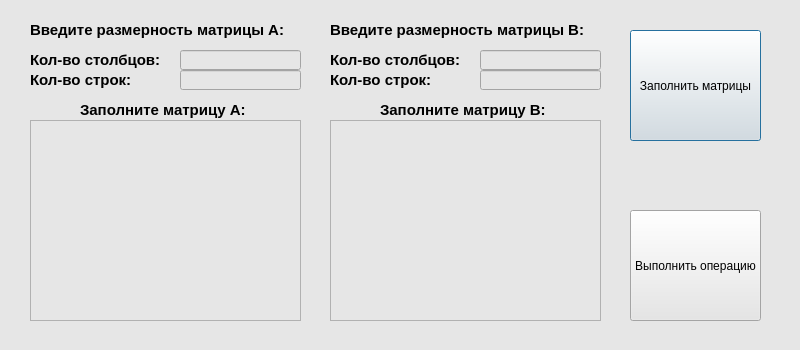
<?xml version="1.0" encoding="UTF-8"?>
<ui version="4.0">
 <class>Dialog</class>
 <widget class="QDialog" name="Dialog">
  <property name="geometry">
   <rect>
    <x>0</x>
    <y>0</y>
    <width>800</width>
    <height>350</height>
   </rect>
  </property>
  <property name="minimumSize">
   <size>
    <width>800</width>
    <height>350</height>
   </size>
  </property>
  <property name="maximumSize">
   <size>
    <width>800</width>
    <height>350</height>
   </size>
  </property>
  <property name="windowTitle">
   <string>Ошибка</string>
  </property>
  <property name="styleSheet">
   <string notr="true">background-color: rgb(230, 230, 230);</string>
  </property>
  <widget class="QLabel" name="title_A">
   <property name="geometry">
    <rect>
     <x>80</x>
     <y>100</y>
     <width>171</width>
     <height>20</height>
    </rect>
   </property>
   <property name="font">
    <font>
     <family>MS Shell Dlg 2</family>
     <pointsize>11</pointsize>
     <weight>75</weight>
     <bold>true</bold>
    </font>
   </property>
   <property name="text">
    <string>Заполните матрицу A:</string>
   </property>
  </widget>
  <widget class="QTableWidget" name="tableWidget">
   <property name="geometry">
    <rect>
     <x>30</x>
     <y>120</y>
     <width>271</width>
     <height>201</height>
    </rect>
   </property>
  </widget>
  <widget class="QLineEdit" name="columns">
   <property name="geometry">
    <rect>
     <x>180</x>
     <y>50</y>
     <width>121</width>
     <height>20</height>
    </rect>
   </property>
  </widget>
  <widget class="QLabel" name="title_A_3">
   <property name="geometry">
    <rect>
     <x>30</x>
     <y>20</y>
     <width>271</width>
     <height>20</height>
    </rect>
   </property>
   <property name="font">
    <font>
     <family>MS Shell Dlg 2</family>
     <pointsize>11</pointsize>
     <weight>75</weight>
     <bold>true</bold>
    </font>
   </property>
   <property name="text">
    <string>Введите размерность матрицы A:</string>
   </property>
  </widget>
  <widget class="QLabel" name="title_A_4">
   <property name="geometry">
    <rect>
     <x>30</x>
     <y>50</y>
     <width>141</width>
     <height>20</height>
    </rect>
   </property>
   <property name="font">
    <font>
     <family>MS Shell Dlg 2</family>
     <pointsize>11</pointsize>
     <weight>75</weight>
     <bold>true</bold>
    </font>
   </property>
   <property name="text">
    <string>Кол-во столбцов:</string>
   </property>
  </widget>
  <widget class="QLabel" name="title_A_5">
   <property name="geometry">
    <rect>
     <x>30</x>
     <y>70</y>
     <width>111</width>
     <height>20</height>
    </rect>
   </property>
   <property name="font">
    <font>
     <family>MS Shell Dlg 2</family>
     <pointsize>11</pointsize>
     <weight>75</weight>
     <bold>true</bold>
    </font>
   </property>
   <property name="text">
    <string>Кол-во строк:</string>
   </property>
  </widget>
  <widget class="QLineEdit" name="lines">
   <property name="geometry">
    <rect>
     <x>180</x>
     <y>70</y>
     <width>121</width>
     <height>20</height>
    </rect>
   </property>
  </widget>
  <widget class="QPushButton" name="pushButton">
   <property name="geometry">
    <rect>
     <x>630</x>
     <y>30</y>
     <width>131</width>
     <height>111</height>
    </rect>
   </property>
   <property name="text">
    <string>Заполнить матрицы</string>
   </property>
  </widget>
  <widget class="QPushButton" name="pushButton_2">
   <property name="geometry">
    <rect>
     <x>630</x>
     <y>210</y>
     <width>131</width>
     <height>111</height>
    </rect>
   </property>
   <property name="text">
    <string>Выполнить операцию</string>
   </property>
  </widget>
  <widget class="QLabel" name="title_A_6">
   <property name="geometry">
    <rect>
     <x>330</x>
     <y>50</y>
     <width>141</width>
     <height>20</height>
    </rect>
   </property>
   <property name="font">
    <font>
     <family>MS Shell Dlg 2</family>
     <pointsize>11</pointsize>
     <weight>75</weight>
     <bold>true</bold>
    </font>
   </property>
   <property name="text">
    <string>Кол-во столбцов:</string>
   </property>
  </widget>
  <widget class="QLabel" name="title_A_7">
   <property name="geometry">
    <rect>
     <x>330</x>
     <y>20</y>
     <width>271</width>
     <height>20</height>
    </rect>
   </property>
   <property name="font">
    <font>
     <family>MS Shell Dlg 2</family>
     <pointsize>11</pointsize>
     <weight>75</weight>
     <bold>true</bold>
    </font>
   </property>
   <property name="text">
    <string>Введите размерность матрицы B:</string>
   </property>
  </widget>
  <widget class="QLabel" name="title_A_8">
   <property name="geometry">
    <rect>
     <x>330</x>
     <y>70</y>
     <width>111</width>
     <height>20</height>
    </rect>
   </property>
   <property name="font">
    <font>
     <family>MS Shell Dlg 2</family>
     <pointsize>11</pointsize>
     <weight>75</weight>
     <bold>true</bold>
    </font>
   </property>
   <property name="text">
    <string>Кол-во строк:</string>
   </property>
  </widget>
  <widget class="QLineEdit" name="columns_2">
   <property name="geometry">
    <rect>
     <x>480</x>
     <y>50</y>
     <width>121</width>
     <height>20</height>
    </rect>
   </property>
  </widget>
  <widget class="QLineEdit" name="lines_2">
   <property name="geometry">
    <rect>
     <x>480</x>
     <y>70</y>
     <width>121</width>
     <height>20</height>
    </rect>
   </property>
  </widget>
  <widget class="QLabel" name="title_A_2">
   <property name="geometry">
    <rect>
     <x>380</x>
     <y>100</y>
     <width>171</width>
     <height>20</height>
    </rect>
   </property>
   <property name="font">
    <font>
     <family>MS Shell Dlg 2</family>
     <pointsize>11</pointsize>
     <weight>75</weight>
     <bold>true</bold>
    </font>
   </property>
   <property name="text">
    <string>Заполните матрицу B:</string>
   </property>
  </widget>
  <widget class="QTableWidget" name="tableWidget_2">
   <property name="geometry">
    <rect>
     <x>330</x>
     <y>120</y>
     <width>271</width>
     <height>201</height>
    </rect>
   </property>
  </widget>
 </widget>
 <resources/>
 <connections/>
</ui>
